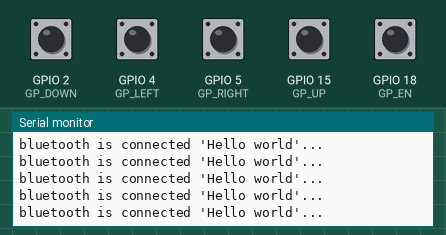
This sketch was run on a simulated ESP32. Parts: the last lines printed to the serial monitor. The test bench sets the inputs (shaded band); at power-on: GPIO 2 (GP_DOWN), GPIO 4 (GP_LEFT), GPIO 5 (GP_RIGHT), GPIO 15 (GP_UP), GPIO 18 (GP_EN) HIGH. USB keyboard and mouse output is not drawn.

Above: at 1.2 s.
1.3 s: GPIO 2 (GP_DOWN) pulled LOW for 0.15 s
At 1.31 s:
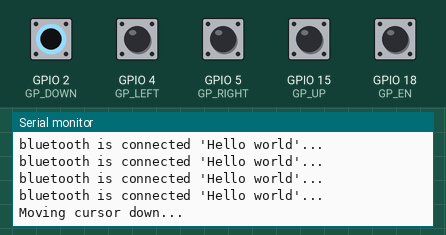
2.9 s: GPIO 4 (GP_LEFT) pulled LOW for 0.15 s
At 2.92 s:
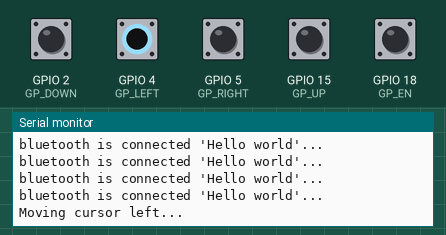
4.5 s: GPIO 5 (GP_RIGHT) pulled LOW for 0.15 s
At 4.52 s:
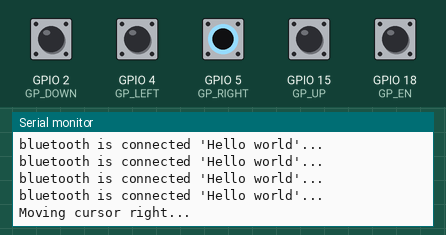
6.1 s: GPIO 15 (GP_UP) pulled LOW for 0.15 s
At 6.13 s:
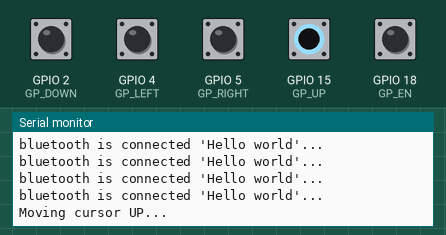
7.7 s: GPIO 18 (GP_EN) pulled LOW for 0.15 s
At 7.74 s:
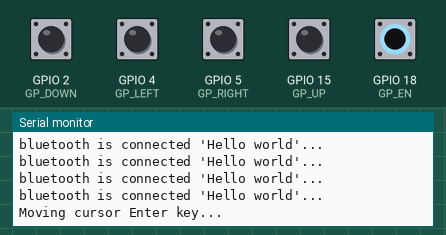

Measured:
- after the input at 1.3 s, the serial monitor: prints a new line at once (image 1)
- after the input at 2.9 s, the serial monitor: prints a new line at once (image 2)
- after the input at 4.5 s, the serial monitor: prints a new line at once (image 3)
- after the input at 6.1 s, the serial monitor: prints a new line at once (image 4)
- after the input at 7.7 s, the serial monitor: prints a new line at once (image 5)

The sketch:

BLE_KEYS_ARROW.ino
```cpp
#include <BleKeyboard.h>

BleKeyboard bleKeyboard;
const int GP_UP=15;
const int GP_DOWN = 2;
const int GP_LEFT=4;
const int GP_RIGHT = 5;
const int GP_EN=18;
void setup() {
  Serial.begin(115200);
  pinMode(GP_UP,INPUT_PULLUP);
  pinMode(GP_DOWN,INPUT_PULLUP );
  pinMode(GP_LEFT,INPUT_PULLUP);
  pinMode(GP_RIGHT,INPUT_PULLUP);
  pinMode(GP_EN,INPUT_PULLUP);
  Serial.println("Starting BLE work!");
  bleKeyboard.begin();
}
void loop() {
  if(bleKeyboard.isConnected()) {
    Serial.println("bluetooth is connected 'Hello world'...");
    //bleKeyboard.print("Hello world");
    delay(100);
    if (digitalRead(GP_UP) == LOW) {
      Serial.println("Moving cursor UP...");
      bleKeyboard.write(KEY_UP_ARROW);
      delay(100);
    }
    if (digitalRead(GP_DOWN) == LOW) {
      Serial.println("Moving cursor down...");
      bleKeyboard.write(KEY_DOWN_ARROW);
      delay(100);
    }
    if (digitalRead(GP_LEFT) == LOW) {
      Serial.println("Moving cursor left...");
      bleKeyboard.write(KEY_LEFT_ARROW);
      delay(100);
    }
    if (digitalRead(GP_RIGHT) == LOW) {
      Serial.println("Moving cursor right...");
      bleKeyboard.write(KEY_RIGHT_ARROW);
      delay(100);
    }
    if (digitalRead(GP_EN) == LOW) {
      Serial.println("Moving cursor Enter key...");
      bleKeyboard.write(KEY_NUM_ENTER);
      delay(100);
    }
  }
}
```
